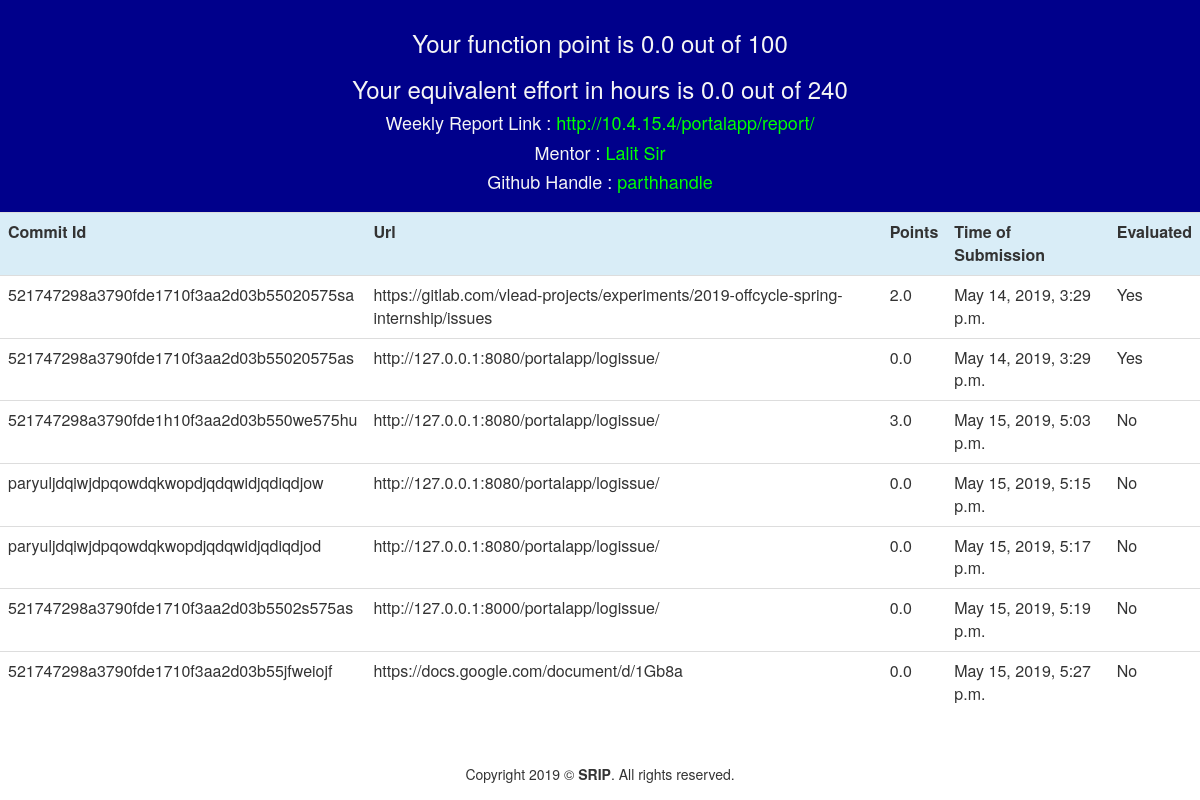
The app's page /users/parth/ (signed in) with its own data.
### portalapp/models.py (models this page shows, shortened)
class Student(models.Model):
    user = models.OneToOneField(User, on_delete=models.CASCADE)
    function_points = models.FloatField(default=0)
    effort = models.FloatField(default=0)
    report = models.URLField(default="https://github.com/aditya3498/SRIP2019-Batch1/wiki")
    mentor = models.CharField(max_length=100,blank=True,null=True)
    batch = models.CharField(max_length=100,default="SRIP19-BATCH1")
    handle = models.CharField(max_length=25,unique=True,blank=True,null=True)

class LoggedIssue(models.Model):
    username = models.CharField(max_length=50)
    commit_id = models.CharField(max_length=40,unique=True)
    url = models.URLField(default="https://www.google.com/")
    issue_points = models.FloatField(default=0)
    mentor = models.CharField(max_length=100,blank=True,null=True)
    handle = models.CharField(max_length=25,blank=True,null=True,unique=False)
    toc = models.DateTimeField(default=datetime.now)        ## time of creation
    is_added = models.BooleanField(default=False)

### portalapp/views.py (the view)
# urls.py: url(r'^users/(?P<username>[\w.@+-]+)/$',views.displaypoints,name = 'displaypoints'),
def displaypoints(request, username):
    current_user = request.user
    calculate(current_user)
    info = Student.objects.get(user=current_user)
    issue_info = LoggedIssue.objects.filter(username=current_user)
    if issue_info.exists():
        return render(request, 'portalapp/points.html', {'info': info, 'issue_info': issue_info})
    else:
        return HttpResponse("No Commit logged yet!")

### portalapp/views.py (called while the page is built)
def calculate(current_user):
    div_fac = 27
    mul_fac = 3
    j = 0.45
    power = mul_fac * j
    issue_points_info = LoggedIssue.objects.filter(username=current_user)
    len_com = len(issue_points_info)
    if len_com >=1:
        total = issue_points_info[len_com-1].issue_points
    else:
        total = 0
    user_display_info = Student.objects.get(user=current_user)
    user_display_info.function_points = total
    man_months = total ** power
    man_months = man_months / 27
    user_display_info.effort = man_months * 160
    user_display_info.save()

### portalapp/templates/portalapp/points.html (shortened to what this page needs)
{% load bootstrap3 %}
{% bootstrap_css %}
<html>
<head>
</head>
<body>
    <center>
        <div class="container-fluid" style="background-color: darkblue; padding: 10px;">
            <h3 style="color:whitesmoke">Your function point  is {{ info.function_points }} out of 100</h3>
            <h3 style="color:whitesmoke">Your equivalent effort in hours is {{ info.effort }} out of 240 </h3>
            <h4 style="color:whitesmoke">Weekly Report Link : <a style="color: lime" href= {{ info.report }}> {{ info.report }} </a></h4>
            <h4 style="color:whitesmoke">Mentor : <p style="color: lime; display:inline;"> {{ info.mentor }} </p>  </h4>
            <h4 style="color:whitesmoke">Github Handle : <p style="color: lime ; display:inline;"> {{ info.handle }}</p> </h4>
        </div>
        <div class="table-responsive">
            <table class="table table-hover">
                <tr class="info">
                    <th>Commit Id</th>
                    <th>Url</th>
                    <th>Points</th>
                    <th>Time of Submission</th>
                    <th>Evaluated</th>
                </tr>
                {% for i in issue_info %}
                <tr>
                    <td> {{ i.commit_id }} </td>
                    <td> {{ i.url }} </td>
                    <td> {{ i.issue_points }} </td>
                    <td> {{ i.toc }}</td>
                    {% if i.is_added %}
                    <td>Yes</td>
                    {% else %}
                    <td>No</td>
                    {% endif %}
                </tr>
                {% endfor %}
            </table>
        </div>
    </center>
    <br>
    <footer>
        <div class="container-fluid">
            <p>
                <center>Copyright 2019 ©<b> SRIP</b>. All rights reserved.</center>
            </p>
        </div>
    </footer>
</body>
</html>

### records on screen
Student: function_points "0.0", effort "0.0", report "http://10.4.15.4/portalapp/report/", mentor "Lalit Sir", handle "parthhandle"
LoggedIssue: commit_id "521747298a3790fde1710f3aa2d03b55020575sa", url "https://gitlab.com/vlead-projects/experiments/2019-offcycle-spring-internship/issues", issue_points "2.0", toc "May 14, 2019, 3:29 p.m.", is_added "Yes"
LoggedIssue: commit_id "521747298a3790fde1710f3aa2d03b55020575as", url "http://127.0.0.1:8080/portalapp/logissue/", issue_points "0.0", toc "May 14, 2019, 3:29 p.m.", is_added "Yes"
LoggedIssue: commit_id "521747298a3790fde1h10f3aa2d03b550we575hu", url "http://127.0.0.1:8080/portalapp/logissue/", issue_points "3.0", toc "May 15, 2019, 5:03 p.m.", is_added "No"
LoggedIssue: commit_id "paryuljdqiwjdpqowdqkwopdjqdqwidjqdiqdjow", url "http://127.0.0.1:8080/portalapp/logissue/", issue_points "0.0", toc "May 15, 2019, 5:15 p.m.", is_added "No"
LoggedIssue: commit_id "paryuljdqiwjdpqowdqkwopdjqdqwidjqdiqdjod", url "http://127.0.0.1:8080/portalapp/logissue/", issue_points "0.0", toc "May 15, 2019, 5:17 p.m.", is_added "No"
LoggedIssue: commit_id "521747298a3790fde1710f3aa2d03b5502s575as", url "http://127.0.0.1:8000/portalapp/logissue/", issue_points "0.0", toc "May 15, 2019, 5:19 p.m.", is_added "No"
LoggedIssue: commit_id "521747298a3790fde1710f3aa2d03b55jfweiojf", url "https://docs.google.com/document/d/1Gb8a", issue_points "0.0", toc "May 15, 2019, 5:27 p.m.", is_added "No"
